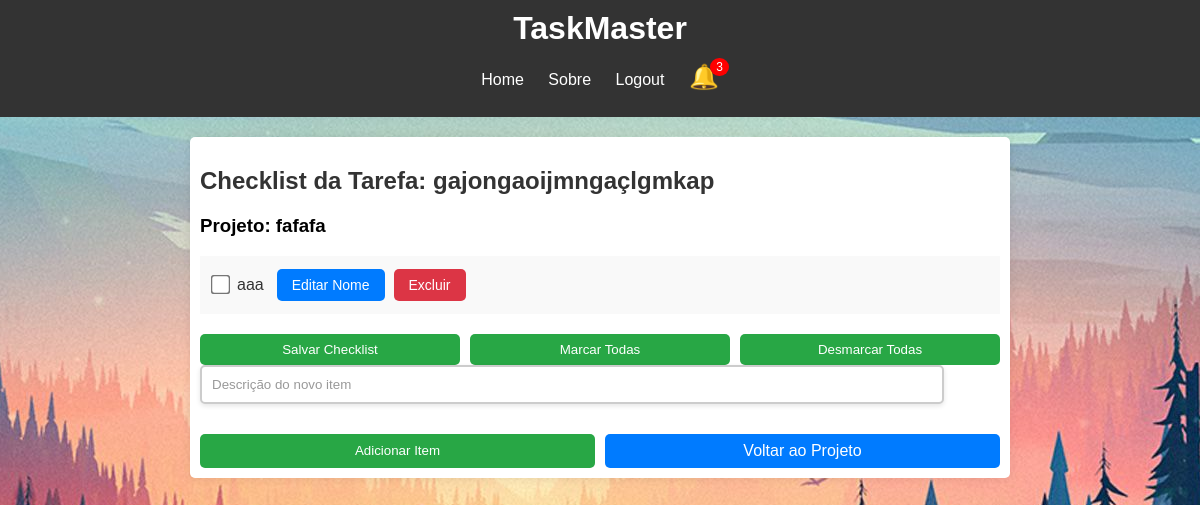
Screenshot of /checklist/3 (signed in) with the database file from the repository.
### website/models.py (models this page shows)
class Task(db.Model):
    id_task = db.Column(db.Integer, primary_key=True)
    description = db.Column(db.String(255), nullable=False)
    status = db.Column(db.String(50), nullable=False)
    project_id = db.Column(db.Integer, db.ForeignKey('project.id'), nullable=False)
    importance = db.Column(db.Integer, nullable=False)
    ease = db.Column(db.Integer, nullable=False)
    priority = db.Column(db.Integer, nullable=False)
    completion_date = db.Column(db.Date, nullable=True)
    comment = db.Column(db.String(500), nullable=True)  # Comentário opcional
    drive_link = db.Column(db.String(500), nullable=True)  # Link
    checklist_items = db.relationship('ChecklistItem', backref='task', cascade='all, delete-orphan')

class Project(db.Model):
    id = db.Column(db.Integer, primary_key=True)
    nome_projeto = db.Column(db.String(100), nullable=False)
    user_id = db.Column(db.Integer, db.ForeignKey('usuario.id'), nullable=False)
    criador = db.relationship('Usuario', backref='projetos_criados')

class ChecklistItem(db.Model):
    id = db.Column(db.Integer, primary_key=True)
    task_id = db.Column(db.Integer, db.ForeignKey('task.id_task'), nullable=False)
    description = db.Column(db.String(200), nullable=False)
    completed = db.Column(db.Boolean, default=False)

### website/auth.py (the view)
@auth.route('/checklist/<int:task_id>', methods=['GET'])
@login_required
def checklist(task_id):
    tarefa = Task.query.get_or_404(task_id)
    projeto = Project.query.get_or_404(tarefa.project_id)
    return render_template('checklist.html', tarefa=tarefa, projeto=projeto)

### website/__init__.py (called while the page is built)
def create_app():
    app = Flask(__name__)
    app.config['SECRET_KEY'] = 'dev'
    app.config['SQLALCHEMY_DATABASE_URI'] = f'sqlite:///{DB_NAME}'
    db.init_app(app)
    from .views import views
    from .auth import auth
    app.register_blueprint(views, url_prefix='/')
    app.register_blueprint(auth, url_prefix='/')
    from .models import Usuario, Project
    create_db(app)
    login_manager = LoginManager()
    login_manager.login_view = 'auth.login'  # Rota de login se o usuário não estiver autenticado
    login_manager.init_app(app)
    @login_manager.user_loader
    def load_user(id):
        return Usuario.query.get(int(id))
    return app

### website/templates/checklist.html (shortened to what this page needs)
{% extends 'base.html' %}
{% block content %}
    <h2>Checklist da Tarefa: {{ tarefa.description }}</h2>
    <h3>Projeto: {{ projeto.nome_projeto }}</h3>
    <div class="checklist-container">
        <form method="POST" action="{{ url_for('auth.atualizar_checklist', task_id=tarefa.id_task, project_id=projeto.id) }}">
            <ul class="checklist-items">
                {% for item in tarefa.checklist_items %}
                <li>
                    <input type="checkbox" id="item_{{ item.id }}" name="checklist_items" value="{{ item.id }}" {% if item.completed %}checked{% endif %}>
                    <label for="item_{{ item.id }}">{{ item.description }}</label>
                    <table style="display:inline; margin-left: 10px;">
                        <tr>
                            <td>
                                <button type="button" class="btn btn-primary" onclick="toggleEdit({{ item.id }})">Editar Nome</button>
                            </td>
                            <td>
                                <form method="POST" action="{{ url_for('auth.excluir_checklist', item_id=item.id, task_id=tarefa.id_task) }}" style="display:inline;">
                                    <button type="submit" class="btn btn-danger" onclick="return confirm('Tem certeza que deseja deletar este item?');">Excluir</button>
                                </form>
                            </td>
                        </tr>
                    </table>
                </li>
                {% endfor %}
            </ul>
            <div class="button-group">
                <button type="submit">Salvar Checklist</button>
                <button type="button" id="marcar-todas">Marcar Todas</button>
                <button type="button" id="desmarcar-todas">Desmarcar Todas</button>
            </div>
        </form>
        <form method="POST" action="{{ url_for('auth.adicionar_item_checklist', task_id=tarefa.id_task) }}">
            <input type="text" name="descricao_item" placeholder="Descrição do novo item" required class="descricao-item-input">
            <div class="button-group">
                <button type="submit">Adicionar Item</button>
                <a href="{{ url_for('auth.gerenciar_projeto', project_id=projeto.id) }}" class="button-link">Voltar ao Projeto</a>
            </div>
        </form>
    </div>
{% block styles %}
    <link rel="stylesheet" href="{{ url_for('static', filename='checklist.css') }}">
{% endblock %}
{% endblock %}

### website/static/taskMaster.css (style rules this page uses)
body { font-family: Arial, sans-serif; background-color: #e0e0e0; margin: 0; padding: 0; background: url('login.jpg') no-repeat center fixed; }
.main h2 { margin-bottom: 20px; color: #333333; }
.btn { padding: 8px 12px; font-size: 14px; text-decoration: none; border-radius: 4px; transition: background-color 0.3s ease; text-align: center; margin-right: 5px; color: white; border: none; }
.btn-primary { background-color: #3498db; color: white; }
.btn-danger { background-color: #e74c3c; color: white; border: none; }

### website/static/checklist.css (style rules this page uses)
.checklist-items { list-style: none; padding: 0; margin: 0; }
.checklist-items li { display: flex; align-items: center; padding: 10px; border-bottom: 1px solid #ddd; background-color: #f9f9f9; transition: background-color 0.3s ease; }
.checklist-items li:last-child { border-bottom: none; }
.checklist-items input[type="checkbox"] { margin-right: 10px; transform: scale(1.5); cursor: pointer; }
.checklist-items li label { font-size: 16px; color: #333; }
button { display: block; padding: 8px 15px; background-color: #28a745; color: white; border: none; border-radius: 5px; cursor: pointer; transition: background-color 0.3s ease; }
a.button-link { padding: 8px 15px; background-color: #007bff; color: white; text-decoration: none; border-radius: 5px; transition: background-color 0.3s ease; text-align: center; }
.descricao-item-input { width: 90%; padding: 10px; border: 2px solid #ccc; border-radius: 5px; box-shadow: 0 2px 5px rgba(0, 0, 0, 0.1); margin-bottom: 10px; }
.descricao-item-input::placeholder { color: #999; }
.button-group { display: flex; justify-content: space-between; margin-top: 20px; }
.button-group button, .button-group .button-link { flex: 1; margin-right: 10px; }
.button-group button:last-child, .button-group .button-link:last-child { margin-right: 0; }
.btn { padding: 8px 15px; color: white; border: none; border-radius: 5px; cursor: pointer; transition: background-color 0.3s ease; }
.btn-primary { background-color: #007bff; }
.btn-danger { background-color: #dc3545; }

### rows the page displays
Task: description "gajongaoijmngaçlgmkap"
Project: nome_projeto "fafafa"
ChecklistItem: description "aaa"
